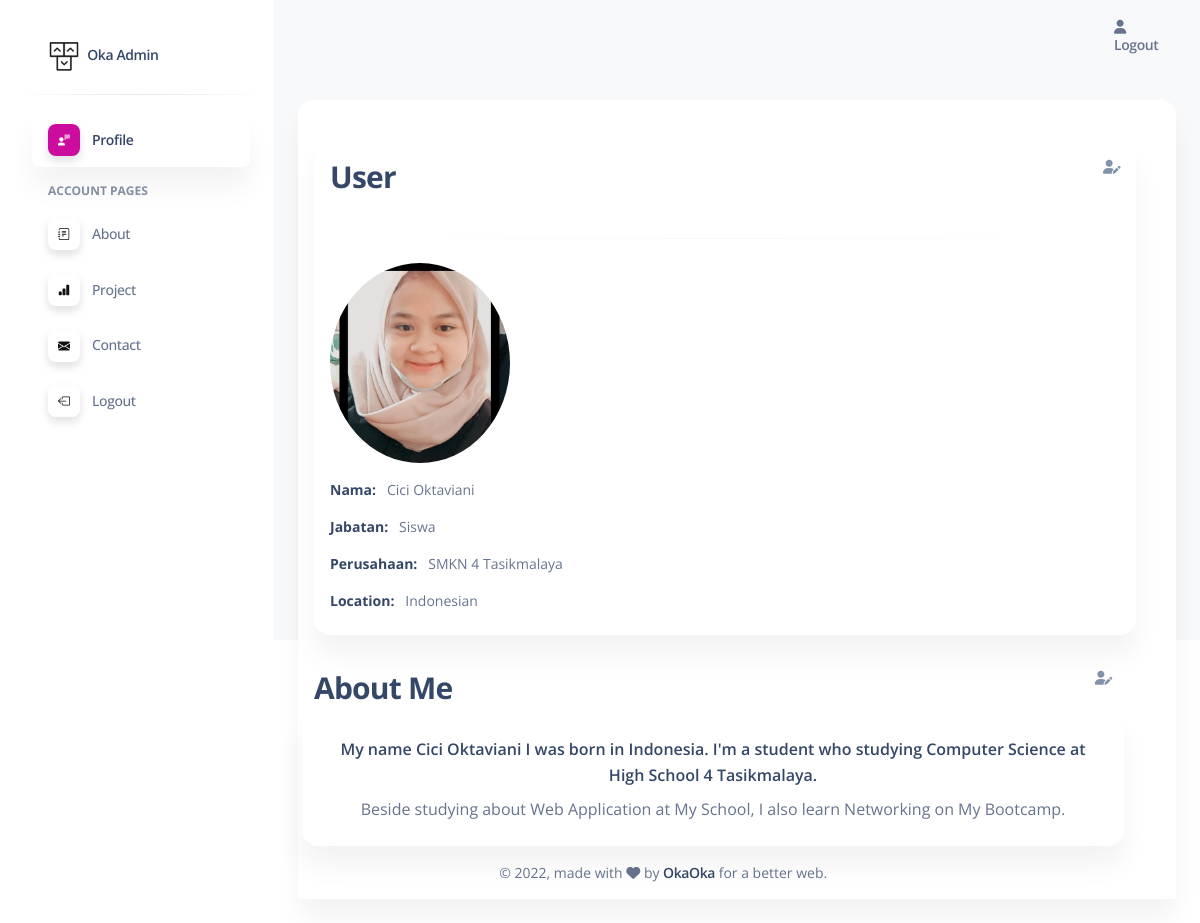
The page /admin/index.php?lokasi=about (signed in) on the database its author committed.
### tables this page shows
CREATE TABLE `user` (
  `id` int(11) NOT NULL,
  `nama` varchar(100) DEFAULT NULL,
  `jabatan` varchar(50) DEFAULT NULL,
  `perusahaan` varchar(50) DEFAULT NULL,
  `foto` varchar(100) DEFAULT NULL
);

CREATE TABLE `about` (
  `id_about` int(11) NOT NULL,
  `column1` text,
  `column2` text
);

### admin/views/admin/index.php (called while the page is built)
<?php
 include('components/sidebar.php');
?>
<?php
 include('components/navbar.php');
?>
<?php
 include('alur_konten.php');
?>
<?php
 include('components/footer.php');
?>

### admin/views/admin/about/about.php (the view)
        <div class="container-fluid py-4">
        <div class="row">
            <div class="col-12">
            <div class="card h-100">
                <d class="card-header pb-0 p-3">
                <div class="row col-12">
                <?php $a = mysqli_query($conn, "SELECT * FROM user");
 ?>
<?php foreach($a as $user):?>
        <div class="container-fluid py-4">
        <div class="row">
            <div class="col-12">
            <div class="card h-100">
                <div class="card-header pb-0 p-3">
                <div class="row">
                    <div class="col-md-8 d-flex align-items-center">
                    <h3 class="mb-0">User</h3>
                    </div>
                    <div class="col-md-4 text-end">
                    <a href="?lokasi=editu">
                        <i class="fas fa-user-edit text-secondary text-sm" data-bs-toggle="tooltip" data-bs-placement="top" title="Edit Profile"></i>
                    </a>
                    </div>
                </div>
                </div>
                <div class="card-body p-3">
                <hr class="horizontal gray-light my-4">
                <ul class="list-group">
                    <li class="list-group-item border-0 ps-0 pt-0 text-sm"><img class="rounded-circle" src="<?= baseurl;?>/asset/img/<?= $user['foto'];?>" alt="" width="180px" height="200"></li>
                    <li class="list-group-item border-0 ps-0 text-sm"><strong class="text-dark">Nama:</strong> &nbsp; <?= $user['nama']?></li>
                    <li class="list-group-item border-0 ps-0 text-sm"><strong class="text-dark">Jabatan:</strong> &nbsp; <?=$user['jabatan']?></li>
                    <li class="list-group-item border-0 ps-0 text-sm"><strong class="text-dark">Perusahaan:</strong> &nbsp; <?=$user['perusahaan']?></li>
                    <li class="list-group-item border-0 ps-0 text-sm"><strong class="text-dark">Location:</strong> &nbsp; Indonesian</li>
                </ul>
                </div>
            </div>
            </div>
        </div>
        </div>
<?php endforeach;?>
<?php  $b = mysqli_query($conn, "SELECT * FROM about"); ?>
<div class="row mt-2">
    <div class="col-md-8 d-flex align-items-center">
        <h3 class="mb-1">About Me</h3>
    </div>
    <div class="col-md-4 text-end">
        <a href="?lokasi=editb">
    <i class="fas fa-user-edit text-secondary text-sm" data-bs-toggle="tooltip" data-bs-placement="top" title="Edit Profile"></i>
        </a>
    </div>
    <?php foreach($b as $about):?>
    <div class="card text-center">
        <div class="card-body">
            <h6 class="card-title"><?= $about['column1'];?></h6>
            <p class="card-text"><?= $about['column2'];?></p>
        </div>
    <?php endforeach;?>
    </div>
</div>

### admin/index.php (shortened to what this page needs)
<?php
if(!isset($_SESSION['login'])) {
    include('login.php');
}else{
    include('views/admin/index.php');
}
?>

### admin/components/sidebar.php (shortened to what this page needs)
    <link href="<?= baseurl; ?>/assets/css/nucleo-icons.css" rel="stylesheet" />
    <link href="<?= baseurl; ?>/assets/css/nucleo-svg.css" rel="stylesheet" />
    <link href="<?= baseurl; ?>/assets/css/nucleo-svg.css" rel="stylesheet" />
    <link id="pagestyle" href="<?= baseurl; ?>/assets/css/soft-ui-dashboard.css?v=1.0.5" rel="stylesheet" />
<aside class="sidenav navbar navbar-vertical navbar-expand-xs border-0 border-radius-xl my-3 fixed-start ms-3 " id="sidenav-main">
    <div class="sidenav-header">
        <a class="navbar-brand m-0" href="http://localhost:8080/portofolio_cici" target="_blank">
        <img src="<?= baseurl;?>/assets/img/logo-ct.png" class="navbar-brand-img h-100" alt="main_logo">
        <span class="ms-1 font-weight-bold">Oka Admin</span>
        </a>
    </div>
    <hr class="horizontal dark mt-0">
    <div class="collapse navbar-collapse  w-auto " id="sidenav-collapse-main">
        <ul class="navbar-nav">
        <li class="nav-item">
            <a class="nav-link  active" href="?lokasi=profile">
            <div class="icon icon-shape icon-sm shadow border-radius-md bg-white text-center me-2 d-flex align-items-center justify-content-center">
            </div>
            <span class="nav-link-text ms-1">Profile</span>
            </a>
        </li>
        <li class="nav-item mt-3">
            <h6 class="ps-4 ms-2 text-uppercase text-xs font-weight-bolder opacity-6">Account pages</h6>
        </li>
        <li class="nav-item">
            <a class="nav-link  " href="?lokasi=about">
            <div class="icon icon-shape icon-sm shadow border-radius-md bg-white text-center me-2 d-flex align-items-center justify-content-center">
            </div>
            <span class="nav-link-text ms-1">About</span>
            </a>
        </li>
        <li class="nav-item">
            <a class="nav-link  " href="?lokasi=project">
            <div class="icon icon-shape icon-sm shadow border-radius-md bg-white text-center me-2 d-flex align-items-center justify-content-center">
            </div>
            <span class="nav-link-text ms-1">Project</span>
            </a>
        </li>
        <li class="nav-item">
            <a class="nav-link  " href="?lokasi=contact">
            <div class="icon icon-shape icon-sm shadow border-radius-md bg-white text-center me-2 d-flex align-items-center justify-content-center">
            </div>
            <span class="nav-link-text ms-1">Contact</span>
            </a>
        </li>
        <li class="nav-item">
            <a class="nav-link  " href="?lokasi=logout">
            <div class="icon icon-shape icon-sm shadow border-radius-md bg-white text-center me-2 d-flex align-items-center justify-content-center">
            </div>
            <span class="nav-link-text ms-1">Logout</span>
            </a>
        </li>
        </ul>
    </div>
</aside>
<div class="main-content position-relative bg-gray-100 max-height-vh-80 h-8">

### admin/components/navbar.php
<nav class="navbar navbar-main navbar-expand-lg px-0 mx-4 shadow-none border-radius-xl" id="navbarBlur" navbar-scroll="true">
    <div class="container-fluid py-1 px-3">
        <div class="collapse navbar-collapse mt-sm-0 mt-2 me-md-0 me-sm-4" id="navbar">
        <ul class="navbar-nav  justify-content-end" style="margin-left: 50em;">
            <li class="nav-item d-flex align-items-center">
            <a href="?lokasi=logout" class="nav-link text-body font-weight-bold px-0 ">
                <i class="fa fa-user me-sm-1"></i>
                <span class="d-sm-inline d-none">Logout</span>
            </a>
            </li>
        </ul>
        </div>
    </div>
</nav>

### admin/alur_konten.php (shortened to what this page needs)
<?php
if ($_GET['lokasi'] == NULL || $_GET['lokasi'] == '' || $_GET['lokasi'] == "profile" ) {
    include("views/admin/profile/profile.php");
}
    else if ($_GET['lokasi'] == "about"){
    include("views/admin/about/about.php");
}
?>

### admin/components/footer.php (shortened to what this page needs)
<footer class="footer pt-3  text-center mb-3">
    <div class="container-fluid">
    <div class="row col-10 align-items-center justify-content-lg-between">
        <div class="col-lg-10 mb-lg-0 mb-4 offset-3">
        <div class="copyright text-center text-sm text-muted text-lg-start">
            © ,
            made with <i class="fa fa-heart"></i> by
            <a href="https://www.creative-tim.com" class="font-weight-bold" target="_blank">OkaOka</a>
            for a better web.
        </div>
        </div>
    </div>
    </div>
</footer>

### public/assets/css/nucleo-svg.css (style rules this page uses)
.icon { display: inline-block; color: #111111; height: 1em; width: 1em; }
.icon-sm { height: 0.8em; width: 0.8em; }
.icon { fill: currentColor; stroke: none; }

### rows shown on the page
user: foto (picture), nama "Cici Oktaviani", jabatan "Siswa", perusahaan "SMKN 4 Tasikmalaya"
about: column1 "My name Cici Oktaviani I was born in Indonesia. I'm a student who studying Computer Science at High School 4 Tasikmalaya.", column2 "Beside studying about Web Application at My School, I also learn Networking on My Bootcamp."
